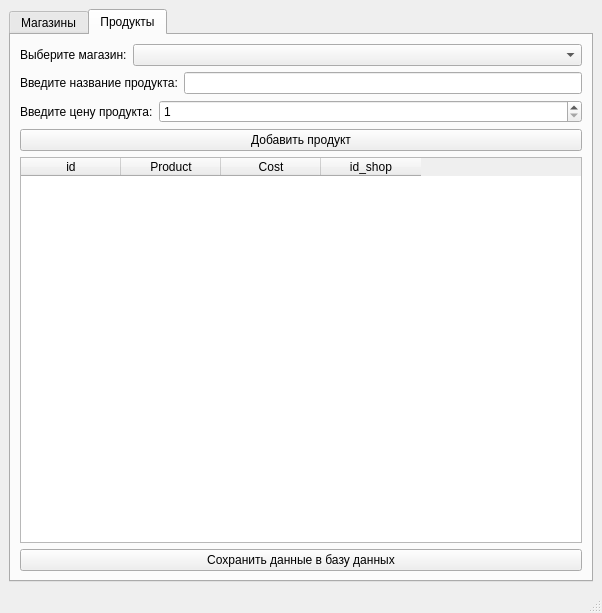
<?xml version="1.0" encoding="UTF-8"?>
<ui version="4.0">
 <class>MainWindow</class>
 <widget class="QMainWindow" name="MainWindow">
  <property name="geometry">
   <rect>
    <x>0</x>
    <y>0</y>
    <width>602</width>
    <height>613</height>
   </rect>
  </property>
  <property name="windowTitle">
   <string>MainWindow</string>
  </property>
  <widget class="QWidget" name="centralwidget">
   <layout class="QVBoxLayout" name="verticalLayout_2">
    <item>
     <layout class="QVBoxLayout" name="verticalLayout">
      <item>
       <widget class="QTabWidget" name="Store">
        <property name="currentIndex">
         <number>1</number>
        </property>
        <widget class="QWidget" name="shop">
         <attribute name="title">
          <string>Магазины</string>
         </attribute>
         <layout class="QVBoxLayout" name="verticalLayout_4">
          <item>
           <layout class="QHBoxLayout" name="horizontalLayout_2">
            <item>
             <widget class="QLabel" name="label_2">
              <property name="text">
               <string>Введите название магазина:</string>
              </property>
             </widget>
            </item>
            <item>
             <widget class="QLineEdit" name="name"/>
            </item>
           </layout>
          </item>
          <item>
           <layout class="QHBoxLayout" name="horizontalLayout_5">
            <item>
             <widget class="QLabel" name="label_5">
              <property name="text">
               <string>Введите адрес магазина:</string>
              </property>
             </widget>
            </item>
            <item>
             <widget class="QLineEdit" name="address"/>
            </item>
           </layout>
          </item>
          <item>
           <widget class="QPushButton" name="btn_add_name">
            <property name="text">
             <string>Добавить магазин</string>
            </property>
           </widget>
          </item>
          <item>
           <widget class="QTableWidget" name="table_shop">
            <column>
             <property name="text">
              <string>id</string>
             </property>
            </column>
            <column>
             <property name="text">
              <string>shop</string>
             </property>
            </column>
            <column>
             <property name="text">
              <string>address</string>
             </property>
            </column>
           </widget>
          </item>
          <item>
           <widget class="QPushButton" name="btn_save_data">
            <property name="text">
             <string>Сохранить изменения в базу данных</string>
            </property>
           </widget>
          </item>
         </layout>
        </widget>
        <widget class="QWidget" name="products">
         <attribute name="title">
          <string>Продукты</string>
         </attribute>
         <layout class="QVBoxLayout" name="verticalLayout_3">
          <item>
           <layout class="QHBoxLayout" name="horizontalLayout">
            <item>
             <widget class="QLabel" name="label">
              <property name="text">
               <string>Выберите магазин:</string>
              </property>
             </widget>
            </item>
            <item>
             <widget class="QComboBox" name="id_shop">
              <property name="sizePolicy">
               <sizepolicy hsizetype="Expanding" vsizetype="Fixed">
                <horstretch>0</horstretch>
                <verstretch>0</verstretch>
               </sizepolicy>
              </property>
             </widget>
            </item>
           </layout>
          </item>
          <item>
           <layout class="QHBoxLayout" name="horizontalLayout_3">
            <item>
             <widget class="QLabel" name="label_3">
              <property name="text">
               <string>Введите название продукта:</string>
              </property>
             </widget>
            </item>
            <item>
             <widget class="QLineEdit" name="name_2"/>
            </item>
           </layout>
          </item>
          <item>
           <layout class="QHBoxLayout" name="horizontalLayout_4">
            <item>
             <widget class="QLabel" name="label_4">
              <property name="text">
               <string>Введите цену продукта:</string>
              </property>
             </widget>
            </item>
            <item>
             <widget class="QSpinBox" name="cost">
              <property name="sizePolicy">
               <sizepolicy hsizetype="Expanding" vsizetype="Fixed">
                <horstretch>0</horstretch>
                <verstretch>0</verstretch>
               </sizepolicy>
              </property>
              <property name="minimum">
               <number>1</number>
              </property>
              <property name="maximum">
               <number>100000000</number>
              </property>
             </widget>
            </item>
           </layout>
          </item>
          <item>
           <widget class="QPushButton" name="btn_add_product">
            <property name="text">
             <string>Добавить продукт</string>
            </property>
           </widget>
          </item>
          <item>
           <widget class="QTableWidget" name="table_product">
            <column>
             <property name="text">
              <string>id</string>
             </property>
            </column>
            <column>
             <property name="text">
              <string>Product</string>
             </property>
            </column>
            <column>
             <property name="text">
              <string>Cost</string>
             </property>
            </column>
            <column>
             <property name="text">
              <string>id_shop</string>
             </property>
            </column>
           </widget>
          </item>
          <item>
           <widget class="QPushButton" name="btn_save_data_product">
            <property name="text">
             <string>Сохранить данные в базу данных</string>
            </property>
           </widget>
          </item>
         </layout>
        </widget>
       </widget>
      </item>
     </layout>
    </item>
   </layout>
  </widget>
  <widget class="QStatusBar" name="statusbar"/>
 </widget>
 <resources/>
 <connections/>
</ui>
